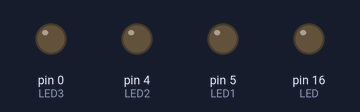
The sketch below on a simulated Arduino Uno, built with avr-gcc and run on an emulated ATmega328P. Shown: output pins drawn as LEDs (lit = HIGH).

Above: at 0.7 s.
At 3.7 s:
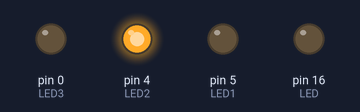
At 5.2 s:
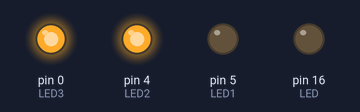
At 8.2 s:
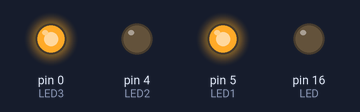
At 11.2 s:
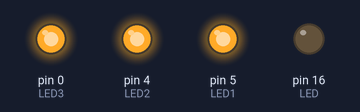
At 15.7 s:
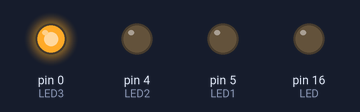
Timing chart, 0 to 17.6 s (numbered marks = the images above):
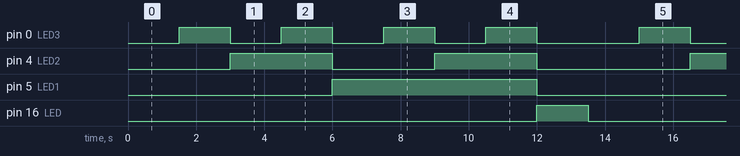

Measured:
- by itself, pin 0 (LED3): repeats every 13.5 s: 3 × (LOW 1.5 s, HIGH 1.5 s), LOW 3.0 s, HIGH 1.5 s
- by itself, pin 4 (LED2): repeats every 13.5 s: LOW 3.0 s, HIGH 3.0 s, LOW 4.5 s, HIGH 3.0 s
- by itself, pin 5 (LED1): alternates HIGH for 6.0 s and LOW for 7.5 s
- by itself, pin 16 (LED): alternates HIGH for 1.5 s and LOW for 12.0 s

The sketch:

3LedBinaryCounter.ino
```cpp
int LED = 16; // we have to declare our led here
int LED1 = 5; // we have to declare our led here
int LED2 = 4; // we have to declare our led here
int LED3 = 0; // we have to declare our led here

void setup()
{
    pinMode(LED, OUTPUT);
    pinMode(LED1, OUTPUT);
    pinMode(LED2, OUTPUT);
    pinMode(LED3, OUTPUT);
}
void loop()
{
    digitalWrite(LED, LOW); //0
    digitalWrite(LED1, LOW);
    digitalWrite(LED2, LOW);
    digitalWrite(LED3, LOW);
    delay(1500);
    digitalWrite(LED, LOW); // 1
    digitalWrite(LED1, LOW);
    digitalWrite(LED2, LOW);
    digitalWrite(LED3, HIGH);
    delay(1500);
    digitalWrite(LED, LOW);
    digitalWrite(LED1, LOW);
    digitalWrite(LED2, HIGH); // 2
    digitalWrite(LED3, LOW);
    delay(1500);
    digitalWrite(LED, LOW);
    digitalWrite(LED1, LOW);
    digitalWrite(LED2, HIGH); //3
    digitalWrite(LED3, HIGH);
    delay(1500);
    digitalWrite(LED, LOW);
    digitalWrite(LED1, HIGH);
    digitalWrite(LED2, LOW); //4
    digitalWrite(LED3, LOW);
    delay(1500);
    digitalWrite(LED, LOW);
    digitalWrite(LED1, HIGH);
    digitalWrite(LED2, LOW); //5
    digitalWrite(LED3, HIGH);
    delay(1500);

    digitalWrite(LED, LOW);
    digitalWrite(LED1, HIGH); //6
    digitalWrite(LED2, HIGH);
    digitalWrite(LED3, LOW);
    delay(1500);

    digitalWrite(LED, LOW);
    digitalWrite(LED1, HIGH);
    digitalWrite(LED2, HIGH); //7
    digitalWrite(LED3, HIGH);
    delay(1500);
    digitalWrite(LED, HIGH);
    digitalWrite(LED1, LOW);
    digitalWrite(LED2, LOW); //8
    digitalWrite(LED3, LOW);
    delay(1500);
}
```
